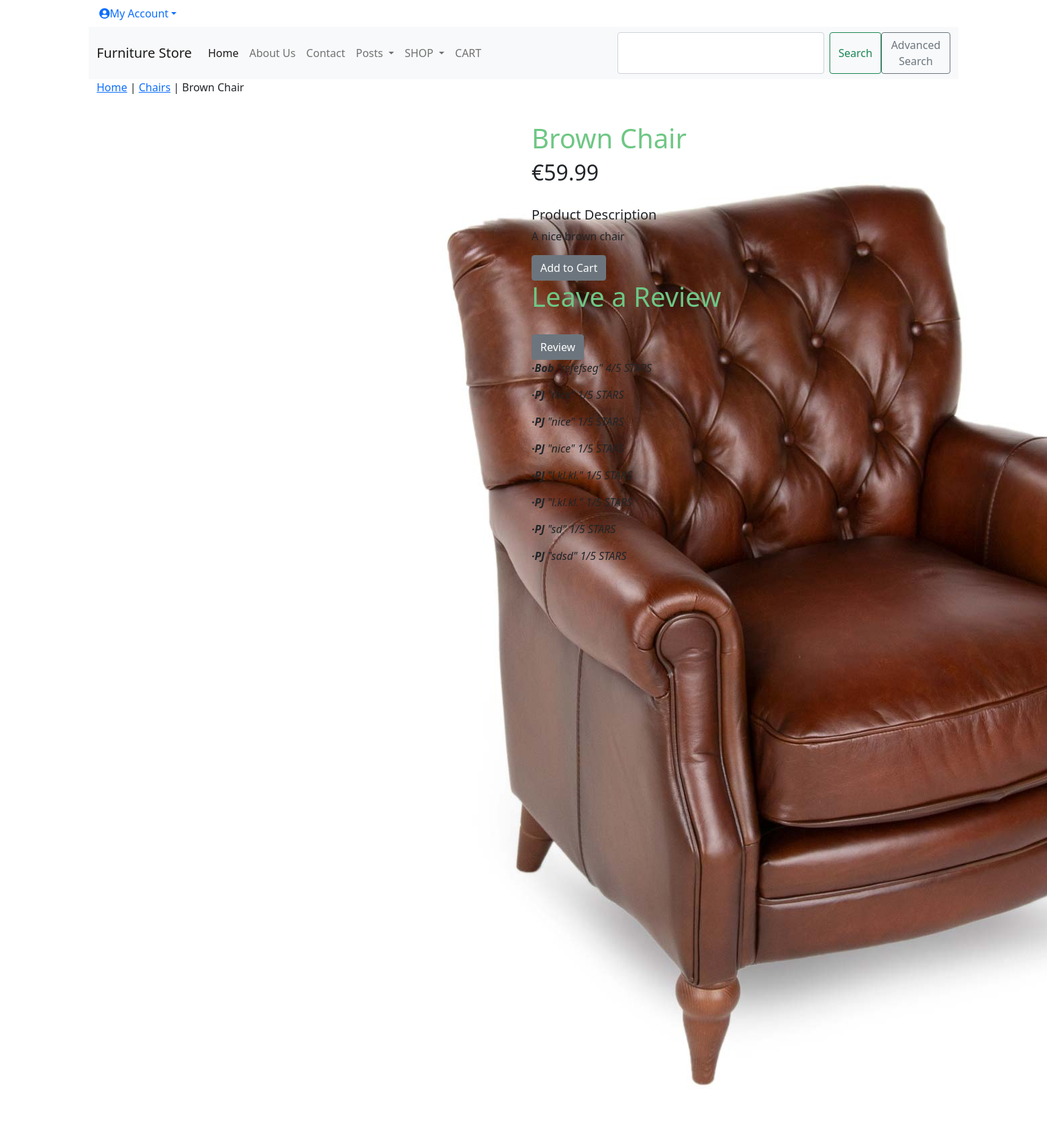
/8061d6a3-90b3-4df7-b934-017ea9ec8078/5936b8a1-f358-4fb0-a5cf-61267974fe23/brown-chair (signed in), run on the app's committed database.
### shop/models.py (models this page shows, shortened)
class Product(models.Model):
    id = models.UUIDField(
        primary_key=True,
        default=uuid.uuid4,
        editable=False)
    name = models.CharField(max_length=250, unique=True)
    description = models.TextField(blank = True)
    category = models.ForeignKey(Category, on_delete=models.CASCADE)
    price = models.DecimalField(max_digits=10, decimal_places=2)
    image = models.ImageField(upload_to = 'product', blank=True)
    image_thumbnail = ImageSpecField(source='image',
                                     processors=[ResizeToFill(250,250)],
                                     format='JPEG',
                                     options={'quality':100})
    stock = models.IntegerField()
    available = models.BooleanField(default=True)
    created = models.DateTimeField(auto_now_add=True, blank = True, null= True)
    updated = models.DateTimeField(auto_now=True, blank = True, null= True)
    slug = models.SlugField(null=True, unique=True)
    class Meta:
        ordering = ('name',)
        verbose_name = 'product'
        verbose_name_plural = 'products'

class Category(models.Model):
    id = models.UUIDField(
        primary_key=True,
        default=uuid.uuid4,
        editable=False
    )
    name = models.CharField(max_length=250, unique=True)
    description = models.TextField(blank = True)
    image = models.ImageField(upload_to = 'category', blank=True)
    class Meta:
        ordering = ('name',)
        verbose_name = 'category'
        verbose_name_plural = 'categories'
    def get_absolute_url(self):
        return reverse('products_by_category', args=[self.id])
    def __str__(self):
        return self.name

class Review(models.Model):
    product = models.ForeignKey(
        Product,
        on_delete=models.CASCADE,
        related_name='reviews',
    )
    review = models.CharField(max_length=140)
    rating = models.IntegerField()
    author = models.ForeignKey(
        get_user_model(),
        on_delete=models.CASCADE,
    )
    def __str__(self):
        return self.review

### accounts/models.py (models this page shows)
class CustomUser(AbstractUser):
    id = models.UUIDField(primary_key=True,
                          default=uuid.uuid4,
                          editable=False)
    age = models.PositiveBigIntegerField(null=True, blank=True)

### shop/views.py (the view)
# urls.py: path('<uuid:category_id>/<uuid:product_id>/<slug:slug>', views.product_detail, name = 'product_detail'),
def product_detail(request, category_id, product_id, slug):
    product = get_object_or_404(Product, category_id=category_id, id=product_id, slug=slug)
    return render(request, 'product.html', {'product': product})

### accounts/models.py (called while the page is built)
    def get_absolute_url(self):
        return reverse("show_profile", args=[str(self.id)])

### accounts/templatetags/auth_extras.py (called while the page is built)
@register.filter(name='has_group')
def has_group(user, group_name):
    group = Group.objects.get(name=group_name)
    return True if group in user.groups.all() else False

### cart/context_processors.py (called while the page is built)
def counter(request):
    item_count = 0
    if 'admin' in request.path:
        return {}
    else:
        try:
            cart = Cart.objects.filter(cart_id=_cart_id(request))
            cart_items = CartItem.objects.all().filter(cart=cart[:1])
            for cart_item in cart_items:
                item_count += cart_item.quantity
        except Cart.DoesNotExist:
            item_count = 0
    return {'item_count':item_count}

### cart/views.py (called while the page is built)
def _cart_id(request):
    cart = request.session.session_key
    if not cart:
        cart = request.session.create()
    return cart

### shop/context_processors.py (called while the page is built)
def menu_links(request):
    links = Category.objects.all()
    return {'links':links}

### templates/product.html (shortened to what this page needs)
{% extends "base.html" %}
{% load static %}
{% load crispy_forms_tags%}
{% block content %}
 <div class = "row my_prod_row_class">
 <div class = "mx-auto">
 <p><a class = "a_hover_color" href="{% url 'all_products' %}">Home</a> | <a class = "a_hover_color" href="{{product.category.get_url }}">{{product.category}}</a> | {{product.name}}</p>
 </div>
 <div class="container">
 <br>
 <div class="row">
 <div class="col-12 col-sm-12 col-md-12 col-lg-6 text-center">
 <div class="mid-width: 18rem;">
   {% if product.image %}
 <img class="prod_img" src="{{product.image_thumbnail.url}}" alt="{{product.name}}">
   {% endif %}
 </div>
 </div>
 <div class="col-12 col-sm-12 col-md-12 col-lg-6">
 <div class="left-pad">
 <h1 class="my_prod_title">{{product.name}}</h1>
 <h2>€{{product.price}}</h2>
 <br>
 <h5 class="my_title">Product Description</h5>
 <p class="text-justify my_prod_text">{{product.description}}</p>
 {% if product.stock == 0%}
    <p><b>Out of Stock</b></p>
    {% else %}
    <a class="cart-button btn btn-secondary" href="{% url 'cart:add_cart' product.id %}">Add to Cart</a>
    {% endif %}
    <br>
{% if request.user.is_authenticated %}
<h1 class="h1-review">Leave a Review</h1>
<br>
<a class = "cart-button btn btn-secondary a_hover_color" href="{% url 'add_review' product.category.id product.id %}">Review</a>
{% endif %}
{% for review in product.reviews.all %}
<p class="fst-italic">
<span class="fw-bold">&middot;{{ review.author }}</span>
"{{ review }}" {{review.rating}}/5 STARS</p>
{% endfor %}
 </div>
 </div>
 </div>
 </div>
 </div>
{% endblock %}

### static/css/base.css (style rules this page uses)
h1, a, header { color: rgb(110, 199, 132); }
body { font-family: 'Source Sans Pro', sans-serif; font-size: 18px; }

### data on the page
Product: category "Chairs", name "Brown Chair", image_thumbnail (picture), price "59.99", description "A nice brown chair"
Review: author "Bob", review "refefseg", rating "4"
Review: author "PJ", review "nice", rating "1"
Review: author "PJ", review "nice", rating "1"
Review: author "PJ", review "nice", rating "1"
Review: author "PJ", review "l.kl.kl.", rating "1"
Review: author "PJ", review "l.kl.kl.", rating "1"
Review: author "PJ", review "sd", rating "1"
Review: author "PJ", review "sdsd", rating "1"
